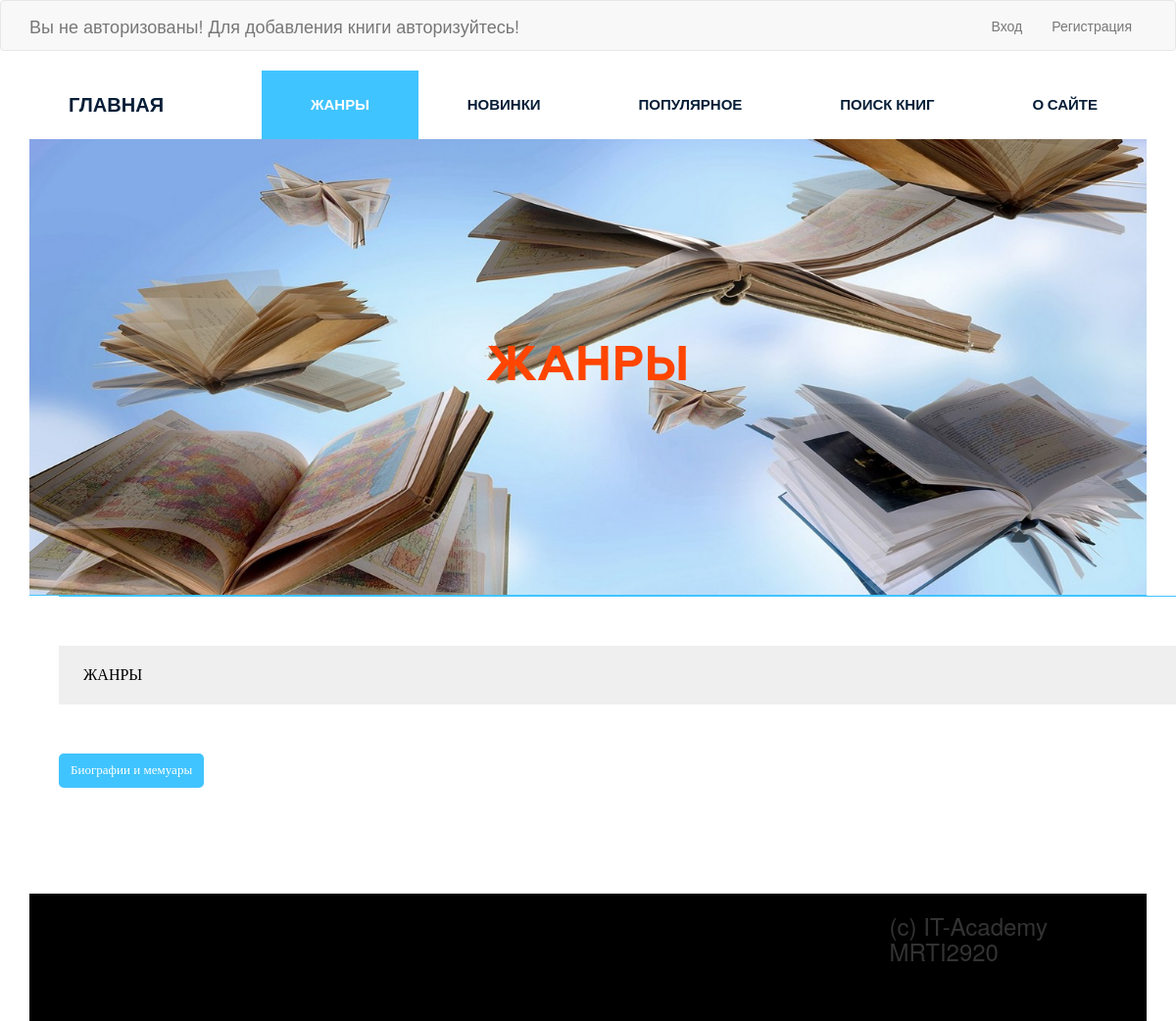
Before: /genres/ with the older database file.
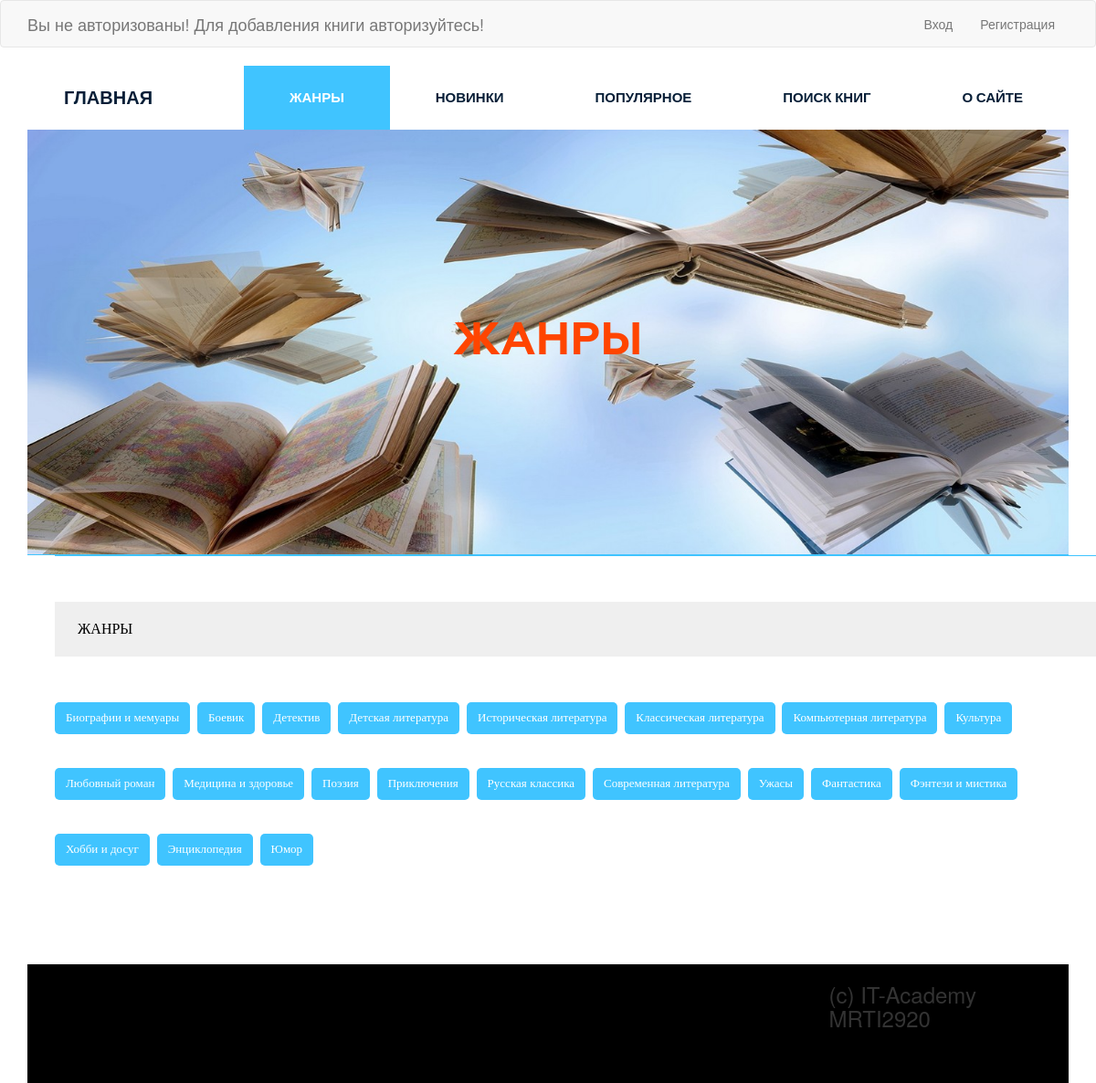
After: the same page with the newer database file.
### bookz/models.py (models this page shows, shortened)
class Genre(models.Model):
    title = models.CharField(default='Юмор', max_length=50, verbose_name='Жанр')
    slug = models.SlugField(max_length=50, verbose_name='Url', unique=True)
    def get_absolute_url(self):
        return reverse('genre', kwargs={"slug": self.slug})
    class Meta:
        verbose_name = 'Жанр'
        verbose_name_plural = 'Жанры'
        ordering = ['title']

### bookz/views.py (the view)
# urls.py: path('genres/', genres_all, name='all_genres'),#добавил путь чтобы выводить жанры на отдельной странице
def genres_all(request):
    all_genres = Genre.objects.all()
    return render(request, 'genres_new.html', {'all_genres': all_genres})

### bookz/templatetags/menu.py (called while the page is built)
@register.inclusion_tag('bookz/menu_tpl.html')
def show_menu(menu_class='menu'):
    categories = Category.objects.all()
    return {"categories": categories, "menu_class": menu_class}

### bookz/templatetags/sidebar.py (called while the page is built)
@register.inclusion_tag('bookz/genres_tpl.html')
def get_genres():
    genres = Genre.objects.all()
    return {"genres": genres}

### bookz/templates/genres_new.html (shortened to what this page needs)
{% extends 'base.html' %}
{% load static %}
{% load sidebar %}
{% block content %}
    <section class="bg-text-area">
        <div class="container">
            <div class="row">
                <div class="col-md-12">
                    <div class="bg-text">
                        <h3>жанры</h3>
                    </div>
                </div>
            </div>
        </div>
    </section>
    <section class="single-blog-area">
        <div class="container">
            <div class="row">
                <div class="col-md-12">
                    <div class="border-top">
                        <div class="col-md-8">
                            <div class="blog-area">
                                <div class="blog-area-part">
                                    <div class="container">
                                        <div class="row">
                                            <div class="col-md-12">
                                                <div class="border-top">
                                                    {% get_genres %}
                                                    <div class="col-md-8">
                                                    </div>
                                                </div>
                                            </div>
                                        </div>
                                    </div>
                                </div>
                            </div>
                        </div>
                    </div>
                </div>
            </div>
    </section>
{% endblock %}

### templates/base.html (shortened to what this page needs)
{% load static %}
{% load cache %}
<!DOCTYPE html>
<html lang="en-ru">
<head>
    <link rel="stylesheet" href="{% static 'css/bootstrap.css' %}">
    <link rel="stylesheet" href="{% static 'css/font-awesome.min.css' %}">
    <link rel="stylesheet" href="{% static 'css/owl.carousel.min.css' %}">
    <link rel="stylesheet" href="{% static 'css/owl.theme.default.min.css' %}">
    <link rel="stylesheet" href="{% static 'style.css' %}">
    <link rel="stylesheet" href="{% static 'responsive.css' %}">
</head>
<body>
    <div class="wrapper">
    {% cache 0 header %}
    {% include 'incl/_header.html' %}
    {% endcache %}
        {% block content %}
        {% endblock %}
    {% cache 20 footer %}
    {% include 'incl/_footer.html' %}
    {% endcache %}
    </div>
</body>
</html>

### templates/incl/_header.html (shortened to what this page needs)
{% load menu %}
<header class="header">
    {% if request.user.is_authenticated %}
        <div>
            <nav class="navbar navbar-default">
                <div class="container">
                    <div class="navbar-header">
                        <button type="button" class="navbar-toggle collapsed" data-toggle="collapse"
                                data-target="#navbar-main">
                            <span class="sr-only">Toggle navigation</span>
                            <span class="icon-bar"></span>
                            <span class="icon-bar"></span>
                            <span class="icon-bar"></span>
                        </button>
                        <a class="navbar-brand" href="#">Вы авторизованы как "{{ user }}"</a>
                    </div>
                    <div class="collapse navbar-collapse" id="navbar-main">
                        <!--<ul class="nav navbar-nav">
                        <li class="active">
                            <a href="{% url 'login' %}">Вход<span class="sr-only">(current)</span></a>
                        </li>
                        <li>
                            <a href="#">Пункт 2</a>
                        </li>
                        <li class="dropdown">
                            <a href="#" class="dropdown-toggle" data-toggle="dropdown" role="button"
                               aria-expanded="false">Поиск книг по жанрам<span class="caret"></span></a>
                            <ul class="dropdown-menu" role="menu">
                                <li><a href="#">Подпункт 1.1</a></li>
                                <li><a href="#">Подпункт 1.2</a></li>
                                <li><a href="#">Подпункт 1.3</a></li>
                                <li class="divider"></li>
                                <li><a href="#">Подпункт 1.4</a></li>
                                <li class="divider"></li>
                                <li><a href="#">Подпункт 1.5</a></li>
                            </ul>
                        </li>
                    </ul>-->
                        <!--<form class="navbar-form navbar-left" role="search">
                            <div class="form-group">
                                <input type="text" class="form-control" placeholder="Поиск">
                            </div>
                            <button type="submit" class="btn btn-default">Найти</button>
                        </form>-->
                        <ul class="nav navbar-nav navbar-right">
                            <li><a href="{% url 'newbook' %}">Добавить книгу</a></li>
                            <li><a href="{% url 'logout' %}">Выход</a></li>
                        </ul>
                    </div>
                </div>
            </nav>
        </div>
    {% else %}
        <div>
            <nav class="navbar navbar-default">
                <div class="container">
                    <div class="navbar-header">
                        <a class="navbar-brand" href="{% url 'login' %}">Вы не авторизованы! Для добавления книги авторизуйтесь!</a>
                    </div>
                    <div class="collapse navbar-collapse" id="navbar-main">
                        <ul class="nav navbar-nav navbar-right">
                            <li><a href="{% url 'login' %}">Вход</a></li>
                            <li><a href="{% url 'register' %}">Регистрация</a></li>
                        </ul>
                    </div>
                </div>
            </nav>
        </div>
    {% endif %}
    <div class="container">
        <div class="row">
            <div class="col-md-2">
                <div class="logo">
                    <h2><a href="{% url 'home' %}">Главная</a></h2>
                </div>
            </div>
            <div>
                {% show_menu %}
            </div>
        </div>
    </div>
</header>

### bookz/templates/bookz/menu_tpl.html
<div class="col-md-10">
    <div class="menu">
        <ul>
            <li><a href="/genres/">жанры</a></li>
            <li><a href="/novinki/">новинки</a></li>
            <li><a href="/popular/">популярное</a></li>
            <li><a href="/find_book/">поиск книг</a></li>
            <li><a href="/about/">о сайте</a></li>
        </ul>
    </div>
</div>

### bookz/templates/bookz/genres_tpl.html
<div class="tags">
    <h2 class="sidebar-title">Жанры</h2>
    {% for genre in genres %}
    <p><a href="{{ genre.get_absolute_url }}">{{ genre.title }}</a></p>
    {% endfor %}
</div>

### templates/incl/_footer.html
{% load menu %}
<footer class="footer">
    <div class="container">
        <div class="row">
            <div class="col-md-12">
                <div class="footer-bg">
                    <div class="row">
                        <div class="col-md-9">
                        </div>
                        <div class="col-md-3">
                            <div class="footer-icon">
                                    <h3 color="#FFFFFF">(c) IT-Academy MRTI2920</h3>
                            </div>
                        </div>
                    </div>
                </div>
            </div>
        </div>
    </div>
</footer>

### siteroot/static/style.css (style rules this page uses)
.wrapper header.header .logo h2 { margin: 0 0 0 40px; padding: 0; }
.wrapper header.header .logo h2 a { color: #061e37; font-family: "Raleway", sans-serif; font-size: 20px; font-weight: 700; text-decoration: none; line-height: 70px; padding: 22px 0; text-transform: uppercase; }
.wrapper header.header .menu { margin: 0 }
.wrapper header.header .menu ul { float: right; margin: 0; padding: 0; margin-right: 4px; }
.wrapper header.header .menu ul li { display: inline-block; list-style: outside none none; margin: 0 -4px 0 0; }
.wrapper header.header .menu ul li a { color: rgb(6, 30, 55); font-family: "Raleway", sans-serif; font-size: 15px; font-weight: 600; line-height: 70px; padding: 26px 50px; text-decoration: none; text-transform: uppercase; }
.wrapper header.header .menu ul li.active a { background: #40c4ff; color: #fff; }
.wrapper section.bg-text-area .bg-text { background-image: url(img/bg-image.jpg); background-size: 100% 100%; padding: 205px 280px; }
.wrapper section.bg-text-area .bg-text h3 { color: #FF4500; font-family: Geometria; font-size: 50px; font-weight: 700; text-align: center; text-transform: uppercase; margin: 0; }
.wrapper footer.footer { height: 130px; }
.wrapper footer .footer-bg { background: #000 none repeat scroll 0 0; height: 130px; overflow: hidden; }
.single-blog-area { margin-bottom: 100px; }
.single-blog-area .border-top { border-top: 1px solid #40c4ff; }
.single-blog-area h2 { color: #010101; font-family: Geometria; font-size: 38px; font-weight: 500; margin-bottom: 60px; margin-top: 45px; }
.single-blog-area p { font-family: Geometria; font-size: 15px; font-weight: 500; line-height: 35px; position: relative; text-align: justify; }
.single-blog-area .blog-area-part p { margin-top: 30px; }
.single-blog-area .blog-area { margin-right: 40px; }
.single-blog-area h2.sidebar-title { background: #efefef none repeat scroll 0 0; color: #000; font-family: Geometria; font-size: 16px; font-weight: 500; margin-bottom: 20px; margin-top: 50px; padding: 21px 25px; text-transform: uppercase; }
.single-blog-area .tags p { background: #40c4ff none repeat scroll 0 0; border-radius: 5px; display: inline-block; font-family: Geometria; font-size: 13px; font-weight: 500; margin-right: 4px; padding: 0 12px; margin-bottom: 7px; }
.single-blog-area .tags p a { color: #fff; display: inline-block; text-decoration: none; }

Changed rows visible on the page:
added Genre: title "Боевик"
added Genre: title "Детектив"
added Genre: title "Детская литература"
added Genre: title "Историческая литература"
added Genre: title "Классическая литература"
added Genre: title "Компьютерная литература"
added Genre: title "Культура"
added Genre: title "Любовный роман"
added Genre: title "Медицина и здоровье"
added Genre: title "Поэзия"
added Genre: title "Приключения"
added Genre: title "Русская классика"
added Genre: title "Современная литература"
added Genre: title "Ужасы"
added Genre: title "Фантастика"
added Genre: title "Фэнтези и мистика"
added Genre: title "Хобби и досуг"
added Genre: title "Энциклопедия"
added Genre: title "Юмор"
